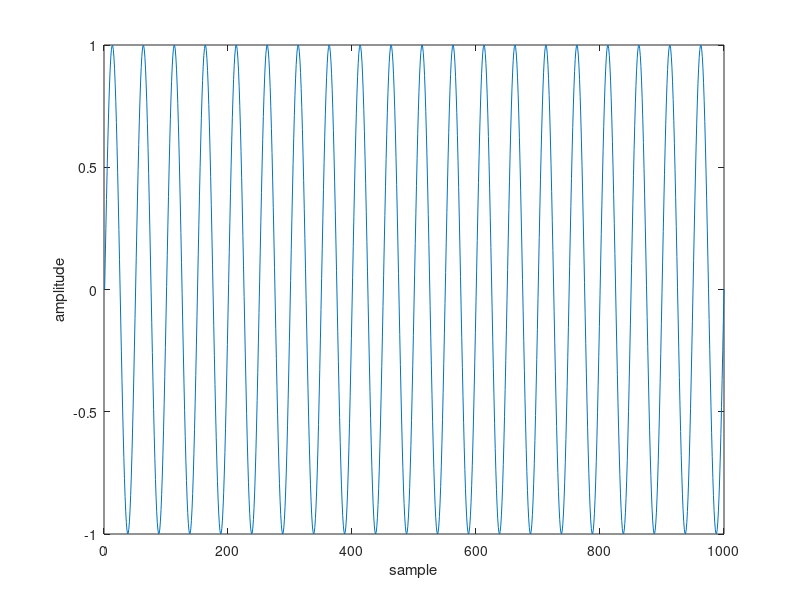
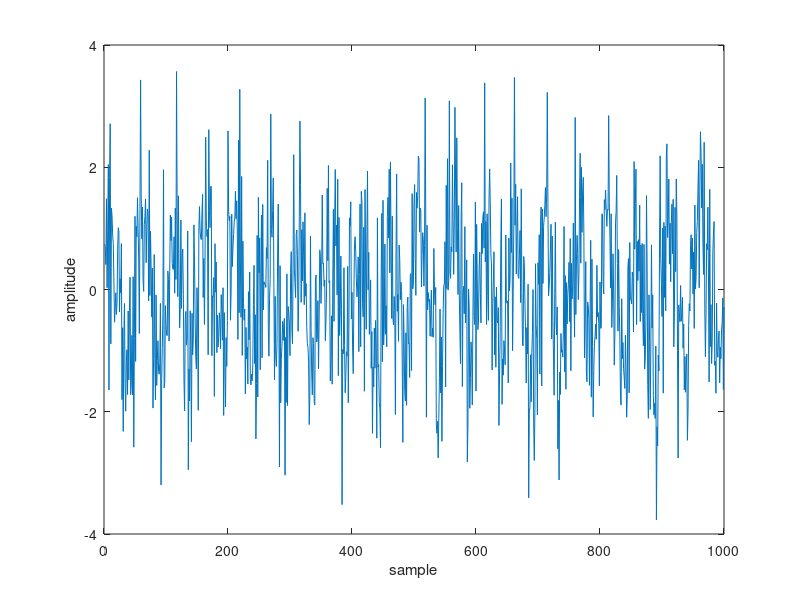
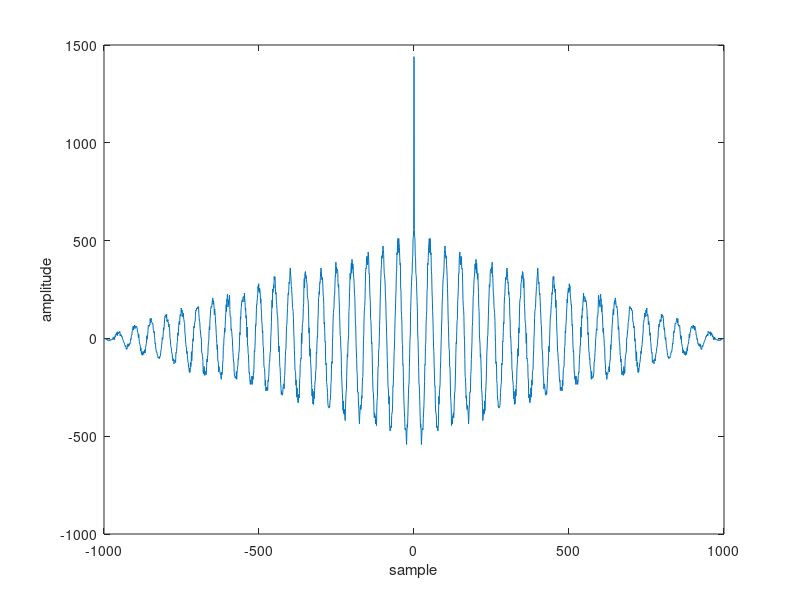

Recreate these plots in MATLAB, in order. (Note: this script raises an error after producing the figures.)
%Clear figures, command line and the workspace

clf;
clc;
clear all;

%Number of sin cycles in signal

N = 20;

%Number of samples of the signal

points = 1000;

%points vector (go from 0 to 2pi*NumberOfCycles in how ever many points)

x = linspace(0,N*2*pi,points);

%Create signal given points

y = sin(x);

%Plot original signal

figure(1)

plot(y)
xlabel sample
ylabel amplitude

%Define a signal to noise ratio for the noisy signal

snr = 0.05;

%Create a noisy signal from this signal

y_awgn = awgn(y,snr);

figure(2)

plot(y_awgn)
xlabel sample
ylabel amplitude

%Find the autocorrelation of the noisy signal

[autocorrelation, lag] = xcorr(y_awgn);

figure(3)

plot(lag,autocorrelation)
xlabel sample
ylabel amplitude

%Smooth out the data to create strict local maxima

smooth_peaks = smoothdata(autocorrelation);


%Find the position of peaks within the autocorrelation to find where the
%signal has a pattern

%Peaks and positions for maxima

[positive_peaks, positive_lags] = findpeaks(smooth_peaks);

%Peaks and positions for minima

[negative_peaks, negative_lags] = findpeaks(-smooth_peaks);


%plot the values of correlation and where these samples occur

figure(4)
stem(positive_lags,positive_peaks)
ylabel correlation
xlabel sample

hold on;

stem(negative_lags,-negative_peaks, 'red')

hold off;
